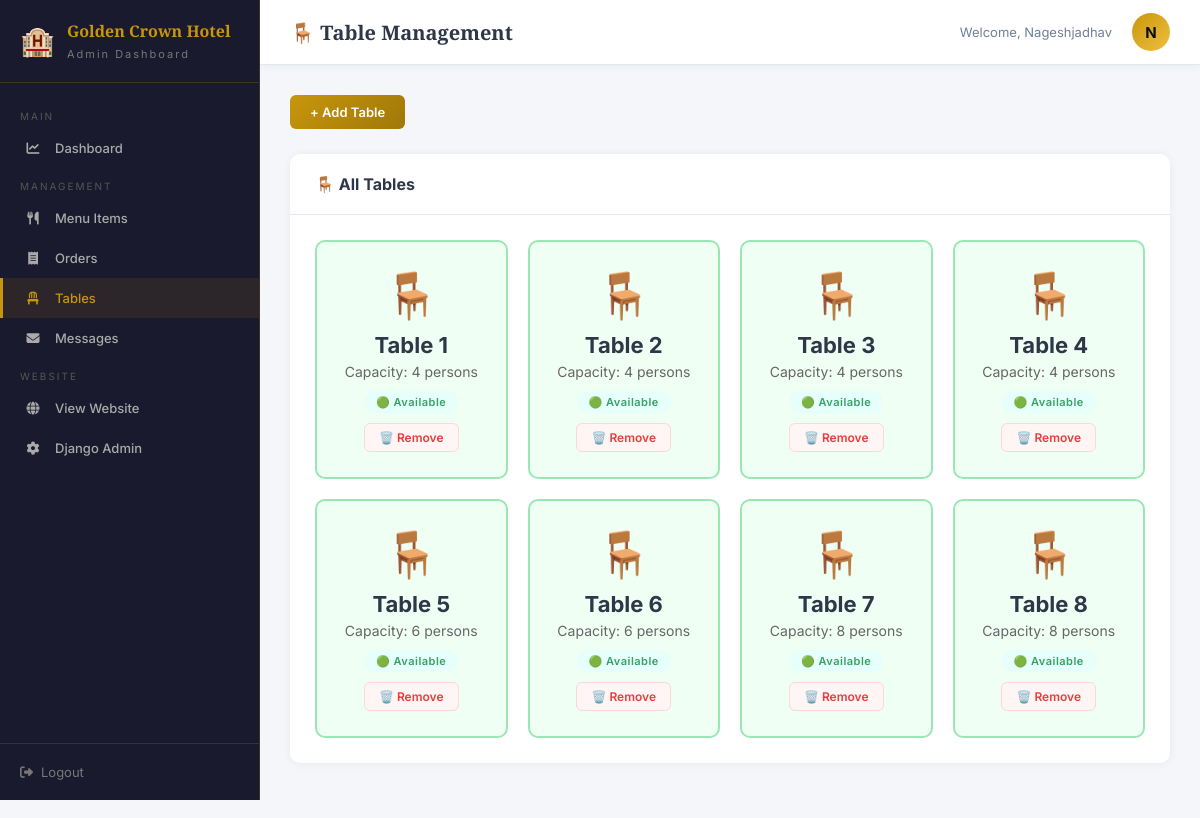
Page /admin-panel/tables/ (signed in) on the committed database.
### hotel/models.py (models this page shows, shortened)
class Table(models.Model):
    number = models.IntegerField(unique=True)
    capacity = models.IntegerField(default=4)
    is_occupied = models.BooleanField(default=False)

### hotel/views.py (the view)
# urls.py: path('admin-panel/tables/', views.admin_tables, name='admin_tables'),
@login_required
@user_passes_test(is_admin)
def admin_tables(request):
    tables = Table.objects.all().order_by('number')
    return render(request, 'admin_panel/tables.html', {'tables': tables})

### hotel/views.py (called while the page is built)
def is_admin(user):
    return user.is_staff or user.is_superuser

### hotel/templates/admin_panel/tables.html (shortened to what this page needs)
{% extends 'admin_panel/base_admin.html' %}
{% block page_title %}🪑 Table Management{% endblock %}
{% block content %}
<div style="margin-bottom:25px;">
  <button class="btn btn-gold" onclick="showModal('add-table-modal')">+ Add Table</button>
</div>
<div class="card">
  <div class="card-header"><h3>🪑 All Tables</h3></div>
  <div class="card-body">
    <div style="display:grid;grid-template-columns:repeat(4,1fr);gap:20px;">
      {% for table in tables %}
      <div style="background:{% if table.is_occupied %}#fff5f5{% else %}#f0fff4{% endif %};border:2px solid {% if table.is_occupied %}#fed7d7{% else %}#9ae6b4{% endif %};border-radius:10px;padding:25px;text-align:center;">
        <div style="font-size:45px;margin-bottom:10px;">🪑</div>
        <div style="font-size:22px;font-weight:700;">Table {{ table.number }}</div>
        <div style="font-size:14px;color:#666;margin:5px 0;">Capacity: {{ table.capacity }} persons</div>
        <div style="margin:10px 0;">
          {% if table.is_occupied %}<span class="badge badge-danger">🔴 Occupied</span>{% else %}<span class="badge badge-success">🟢 Available</span>{% endif %}
        </div>
        <a href="/admin-panel/tables/delete/{{ table.id }}/" class="btn btn-danger btn-sm" onclick="return confirm('Remove Table {{ table.number }}?')">🗑️ Remove</a>
      </div>
      {% empty %}
      <div style="grid-column:1/-1;text-align:center;padding:40px;color:#888;">No tables added yet.</div>
      {% endfor %}
    </div>
  </div>
</div>
{% endblock %}

### hotel/templates/admin_panel/base_admin.html (shortened to what this page needs)
<!DOCTYPE html>
<html lang="en">
<head>
<link rel="stylesheet" href="https://cdnjs.cloudflare.com/ajax/libs/font-awesome/6.5.0/css/all.min.css">
</head>
<body>
<div class="sidebar">
  <div class="sidebar-brand">
    <span class="brand-icon">🏨</span>
    <div class="brand-text">
      <h2>Golden Crown Hotel</h2>
      <small>Admin Dashboard</small>
    </div>
  </div>
  <nav class="sidebar-nav">
    <div class="nav-section-label">Main</div>
    <a href="/admin-panel/dashboard/" class="nav-item {% if request.resolver_match.url_name == 'admin_dashboard' %}active{% endif %}"><i class="fas fa-chart-line"></i> Dashboard</a>
    <div class="nav-section-label">Management</div>
    <a href="/admin-panel/menu/" class="nav-item {% if request.resolver_match.url_name == 'admin_menu' %}active{% endif %}"><i class="fas fa-utensils"></i> Menu Items</a>
    <a href="/admin-panel/orders/" class="nav-item {% if request.resolver_match.url_name == 'admin_orders' %}active{% endif %}"><i class="fas fa-receipt"></i> Orders</a>
    <a href="/admin-panel/tables/" class="nav-item {% if request.resolver_match.url_name == 'admin_tables' %}active{% endif %}"><i class="fas fa-chair"></i> Tables</a>
    <a href="/admin-panel/messages/" class="nav-item {% if request.resolver_match.url_name == 'admin_messages' %}active{% endif %}"><i class="fas fa-envelope"></i> Messages</a>
    <div class="nav-section-label">Website</div>
    <a href="/" class="nav-item" target="_blank"><i class="fas fa-globe"></i> View Website</a>
    <a href="/django-admin/" class="nav-item" target="_blank"><i class="fas fa-cog"></i> Django Admin</a>
  </nav>
  <div class="sidebar-footer">
    <a href="/admin-panel/logout/"><i class="fas fa-sign-out-alt"></i> Logout</a>
  </div>
</div>
<div class="main">
  <div class="topbar">
    <div class="topbar-title">{% block page_title %}Dashboard{% endblock %}</div>
    <div class="topbar-right">
      <span style="font-size:13px;color:var(--text-light);">Welcome, {{ request.user.username }}</span>
      <div class="admin-avatar">{{ request.user.username|first|upper }}</div>
    </div>
  </div>
  <div class="page-content">
    {% block content %}{% endblock %}
  </div>
</div>
</body>
</html>

### hotel/templates/admin_panel/base_admin.html (style rules this page uses)
:root { --gold: #C8960C; --gold-light: #F0C040; --dark: #0D0D1A; --dark2: #1a1a2e; --sidebar-w: 260px; --header-h: 65px; --bg: #f4f6f9; --white: #fff; --border: #e2e8f0; --text: #2d3748; --text-light: #718096; --success: #38a169; --danger: #e53e3e; --warning: #d69e2e; --info: #3182ce; }
* { margin: 0; padding: 0; box-sizing: border-box; }
body { font-family: 'Inter', sans-serif; background: var(--bg); color: var(--text); }
.sidebar { position: fixed; top: 0; left: 0; width: var(--sidebar-w); height: 100vh; background: var(--dark2); display: flex; flex-direction: column; z-index: 100; overflow-y: auto; border-right: 1px solid rgba(200,150,12,0.2); }
.sidebar-brand { padding: 20px; border-bottom: 1px solid rgba(200,150,12,0.2); display: flex; align-items: center; gap: 12px; }
.brand-icon { font-size: 28px; }
.brand-text h2 { font-family: 'Playfair Display', serif; color: var(--gold); font-size: 16px; }
.brand-text small { color: #777; font-size: 11px; letter-spacing: 2px; }
.sidebar-nav { padding: 15px 0; flex: 1; }
.nav-section-label { padding: 12px 20px 6px; font-size: 10px; letter-spacing: 2px; color: #555; text-transform: uppercase; }
.nav-item { display: flex; align-items: center; gap: 12px; padding: 12px 20px; color: #aaa; text-decoration: none; font-size: 13px; font-weight: 500; transition: all 0.2s; border-left: 3px solid transparent; position: relative; }
.nav-item.active { color: var(--gold); border-left-color: var(--gold); background: rgba(200,150,12,0.1); }
.nav-item i { width: 20px; text-align: center; }
.sidebar-footer { padding: 20px; border-top: 1px solid rgba(255,255,255,0.1); }
.sidebar-footer a { color: #777; text-decoration: none; font-size: 13px; display: flex; align-items: center; gap: 8px; transition: color 0.2s; }
.main { margin-left: var(--sidebar-w); min-height: 100vh; }
.topbar { background: white; height: var(--header-h); padding: 0 30px; display: flex; align-items: center; justify-content: space-between; border-bottom: 1px solid var(--border); position: sticky; top: 0; z-index: 99; box-shadow: 0 1px 8px rgba(0,0,0,0.05); }
.topbar-title { font-size: 20px; font-weight: 700; font-family: 'Playfair Display', serif; }
.topbar-right { display: flex; align-items: center; gap: 20px; }
.admin-avatar { width: 38px; height: 38px; background: linear-gradient(135deg, var(--gold), var(--gold-light)); border-radius: 50%; display: flex; align-items: center; justify-content: center; font-weight: 700; color: var(--dark); font-size: 15px; }
.page-content { padding: 30px; }
.card { background: white; border-radius: 10px; box-shadow: 0 1px 10px rgba(0,0,0,0.06); overflow: hidden; margin-bottom: 25px; }
.card-header { padding: 20px 25px; border-bottom: 1px solid var(--border); display: flex; align-items: center; justify-content: space-between; }
.card-header h3 { font-size: 16px; font-weight: 700; }
.card-body { padding: 25px; }
.badge { display: inline-block; padding: 4px 12px; border-radius: 20px; font-size: 11px; font-weight: 600; letter-spacing: 0.5px; }
.badge-success { background: #e6fffa; color: var(--success); }
.btn { padding: 9px 20px; border-radius: 6px; border: none; cursor: pointer; font-family: 'Inter', sans-serif; font-size: 13px; font-weight: 600; text-decoration: none; display: inline-flex; align-items: center; gap: 6px; transition: all 0.2s; }
.btn-gold { background: linear-gradient(135deg, var(--gold), #a07808); color: white; }
.btn-danger { background: #fff5f5; color: var(--danger); border: 1px solid #fed7d7; }
.btn-sm { padding: 6px 14px; font-size: 12px; }

### rows in the picture
Table: number "1", capacity "4", is_occupied "🟢 Available"
Table: number "2", capacity "4", is_occupied "🟢 Available"
Table: number "3", capacity "4", is_occupied "🟢 Available"
Table: number "4", capacity "4", is_occupied "🟢 Available"
Table: number "5", capacity "6", is_occupied "🟢 Available"
Table: number "6", capacity "6", is_occupied "🟢 Available"
Table: number "7", capacity "8", is_occupied "🟢 Available"
Table: number "8", capacity "8", is_occupied "🟢 Available"

### other values in the picture
{{ request.user.username }} "Nageshjadhav"
{{ request.user.username|first|upper }} "N"
